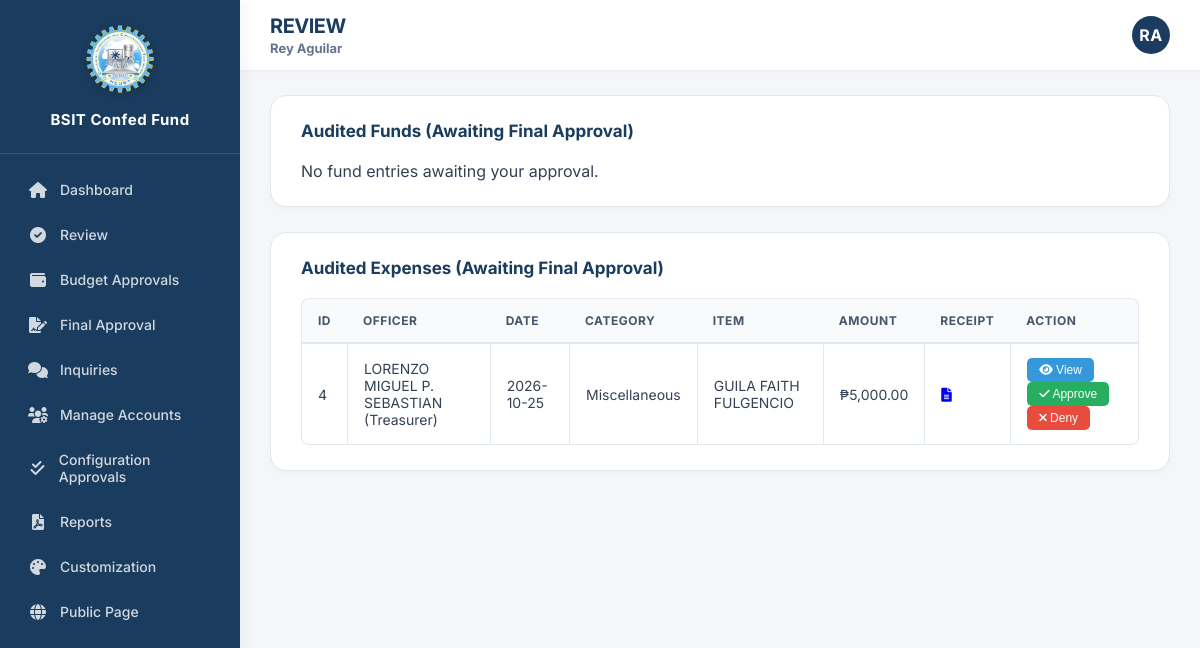
Page /admin/adviser/review.php (signed in) on the committed database.
### tables this page shows
CREATE TABLE `settings` (
  `id` int(11) NOT NULL DEFAULT 1,
  `org_name` varchar(100) NOT NULL DEFAULT 'BSIT Confederation',
  `org_short_name` varchar(50) NOT NULL DEFAULT 'BSIT Confed Fund',
  `logo_path` varchar(255) NOT NULL DEFAULT 'assets/images/logo.png.webp',
  `primary_color` varchar(7) NOT NULL DEFAULT '#1a3c5e',
  `recovery_key` varchar(100) NOT NULL DEFAULT 'BSIT-ADMIN-2026'
);

CREATE TABLE `expenses` (
  `id` int(11) NOT NULL,
  `amount` decimal(10,2) NOT NULL,
  `category_id` int(11) NOT NULL,
  `payee` varchar(255) NOT NULL,
  `description` text DEFAULT NULL,
  `expense_date` date NOT NULL,
  `school_year` varchar(20) DEFAULT NULL,
  `event` varchar(100) DEFAULT NULL,
  `event_id` int(11) DEFAULT NULL,
  `budget_id` int(11) DEFAULT NULL,
  `fund_source` varchar(100) DEFAULT NULL,
  `receipt_path` varchar(255) DEFAULT NULL,
  `officer_id` int(11) NOT NULL,
  `status` enum('pending_audit','audited','mayor_approved','approved','denied') NOT NULL DEFAULT 'pending_audit',
  `reviewed_by` int(11) DEFAULT NULL,
  `audited_by` int(11) DEFAULT NULL,
  `mayor_approved_by` int(11) DEFAULT NULL,
  `reviewed_at` datetime DEFAULT NULL,
  `audited_at` datetime DEFAULT NULL,
  `mayor_approved_at` datetime DEFAULT NULL,
  `review_comment` text DEFAULT NULL,
  `audit_comment` text DEFAULT NULL,
  `mayor_comment` text DEFAULT NULL,
  `created_at` datetime DEFAULT current_timestamp(),
  `updated_at` datetime DEFAULT NULL ON UPDATE current_timestamp()
);

CREATE TABLE `officers` (
  `id` int(11) NOT NULL,
  `name` varchar(100) NOT NULL,
  `position` varchar(50) NOT NULL,
  `school_year` varchar(20) DEFAULT NULL,
  `is_active` tinyint(1) NOT NULL DEFAULT 1,
  `username` varchar(50) NOT NULL,
  `email` varchar(100) DEFAULT NULL,
  `password_hash` varchar(255) NOT NULL,
  `created_at` datetime DEFAULT current_timestamp(),
  `profile_picture` varchar(255) DEFAULT NULL
);

CREATE TABLE `categories` (
  `id` int(11) NOT NULL,
  `name` varchar(100) NOT NULL,
  `description` text DEFAULT NULL,
  `created_at` datetime DEFAULT current_timestamp(),
  `status` enum('pending','approved','denied') NOT NULL DEFAULT 'approved',
  `created_by` int(11) DEFAULT NULL,
  `reviewed_by` int(11) DEFAULT NULL,
  `reviewed_at` datetime DEFAULT NULL,
  `review_comment` text DEFAULT NULL
);

### admin/adviser/review.php (the view, shortened to what this page needs)
<?php
require_once '../../includes/auth.php';
$auditedFunds = $pdo->query(
    "SELECT f.*, o.name AS officer_name, o.position
     FROM funds f
     JOIN officers o ON f.officer_id = o.id
     WHERE f.status = 'audited'
     ORDER BY f.created_at ASC"
)->fetchAll();
$auditedExpenses = $pdo->query(
    "SELECT e.*, c.name AS category_name, o.name AS officer_name, o.position
     FROM expenses e
     JOIN categories c ON e.category_id = c.id
     JOIN officers o ON e.officer_id = o.id
     WHERE e.status = 'audited'
     ORDER BY e.created_at ASC"
)->fetchAll();
function buildDocs($receipt_path) {
    $docs = [];
    if (!empty($receipt_path)) {
        foreach (explode(',', $receipt_path) as $rec) {
            $rec = trim($rec);
            $ext = strtolower(pathinfo($rec, PATHINFO_EXTENSION));
            $isImage = in_array($ext, ['jpg','jpeg','png','gif']);
            $docs[] = [
                'name' => basename($rec),
                'type' => $isImage ? 'image' : 'pdf',
                'url'  => '../../' . $rec
            ];
        }
    }
    return $docs;
}
?>
<!DOCTYPE html>
<html>
<head>
    <link rel="stylesheet" href="../../assets/css/adviser.css">
    <link rel="stylesheet" href="https://cdnjs.cloudflare.com/ajax/libs/font-awesome/6.0.0-beta3/css/all.min.css">
</head>
<body>
<?php include $_SERVER['DOCUMENT_ROOT'] . '/bsit-fund-system-v2/includes/sidebar.php'; ?>
<div class="main-area">
   <?php
$pageSubtitle = ' <strong>' . htmlspecialchars($_SESSION['officer_name'] ?? $_SESSION['adviser_name'] ?? 'User') . '</strong>';
include $_SERVER['DOCUMENT_ROOT'] . '/bsit-fund-system-v2/includes/topbar.php';
?>
    <div class="page-content">
        <div class="card">
            <h3>Audited Funds (Awaiting Final Approval)</h3>
            <?php if (count($auditedFunds) == 0): ?>
                <p>No fund entries awaiting your approval.</p>
            <?php endif; ?>
        </div>
        <div class="card">
            <h3>Audited Expenses (Awaiting Final Approval)</h3>
            <?php if (count($auditedExpenses) == 0): ?>
                <p>No expense entries awaiting your approval.</p>
            <?php else: ?>
                <table>
                    <tr><th>ID</th><th>Officer</th><th>Date</th><th>Category</th><th>Item</th><th>Amount</th><th>Receipt</th><th>Action</th></tr>
                    <?php foreach ($auditedExpenses as $e):
                        $docs = buildDocs($e['receipt_path']);
                        $viewData = [
                            'type' => 'Expense',
                            'status' => 'Audited — Awaiting Final Approval',
                            'submitted_by' => $e['officer_name'] . ' (' . $e['position'] . ')',
                            'category' => $e['category_name'],
                            'payee' => $e['payee'],
                            'amount' => number_format($e['amount'], 2),
                            'date' => $e['expense_date'],
                            'school_year' => $e['school_year'] ?? '—',
                            'fund_source' => $e['fund_source'] ?? '—',
                            'event' => $e['event'] ?? '—',
                            'description' => $e['description'] ?? '—',
                            'documents' => $docs
                        ];
                    ?>
                    <tr>
                        <td><?=$e['id']?></td>
                        <td><?=htmlspecialchars($e['officer_name'])?> (<?=$e['position']?>)</td>
                        <td><?=$e['expense_date']?></td>
                        <td><?=htmlspecialchars($e['category_name'])?></td>
                        <td><?=htmlspecialchars($e['payee'])?></td>
                        <td>₱<?=number_format($e['amount'],2)?></td>
                        <td>
                            <?php if(!empty($e['receipt_path'])): foreach(explode(',',$e['receipt_path']) as $rec): ?>
                                <a href="../../<?=trim($rec)?>" target="_blank"><i class="fas fa-file-alt"></i></a>
                            <?php endforeach; else: ?>—<?php endif; ?>
                        </td>
                        <td>
                            <button type="button" class="btn-view" onclick='openViewModal(<?= htmlspecialchars(json_encode($viewData), ENT_QUOTES) ?>)'><i class="fas fa-eye"></i> View</button>
                            <button type="button" class="btn-approve" onclick='openApproveModal("expense", <?= $e["id"] ?>, "Expense #<?= $e["id"] ?> (₱<?= number_format($e["amount"],2) ?>)" )'><i class="fas fa-check"></i> Approve</button>
                            <button type="button" class="btn-deny" onclick='openDenyModal("expense", <?= $e["id"] ?>, "Expense #<?= $e["id"] ?> (₱<?= number_format($e["amount"],2) ?>)" )'><i class="fas fa-times"></i> Deny</button>
                        </td>
                    </tr>
                    <?php endforeach; ?>
                </table>
            <?php endif; ?>
        </div>
    </div>
</div>
</body>
</html>

### includes/sidebar.php (shortened to what this page needs)
<?php
require_once __DIR__ . '/functions.php';
$base = '/bsit-fund-system-v2';
$isAdviser = isset($_SESSION['adviser_id']);
$sysSettings = getSettings($pdo);
$sysLogo = $base . '/' . ltrim($sysSettings['logo_path'], '/');
$sysName = $sysSettings['org_short_name'] ?? 'BSIT Confed Fund';
?>
<div class="sidebar" id="appSidebar">
    <div class="logo">
        <img src="<?= $sysLogo ?>" alt="Logo">
        <span><?= htmlspecialchars($sysName) ?></span>
    </div>
    <div class="nav-menu">
        <?php if ($isAdviser): ?>
            <a href="<?= $base ?>/admin/adviser/dashboard.php"><i class="fas fa-home"></i> Dashboard</a>
            <a href="<?= $base ?>/admin/adviser/review.php"><i class="fas fa-check-circle"></i> Review</a>
            <a href="<?= $base ?>/admin/adviser/budget_approvals.php"><i class="fas fa-wallet"></i> Budget Approvals</a>
            <a href="<?= $base ?>/admin/adviser/final_approval.php"><i class="fas fa-file-signature"></i> Final Approval</a>
            <a href="<?= $base ?>/admin/adviser/inquiries.php"><i class="fas fa-comments"></i> Inquiries</a>
            <a href="<?= $base ?>/admin/adviser/manage_accounts.php"><i class="fas fa-users-cog"></i> Manage Accounts</a>
            <a href="<?= $base ?>/admin/adviser/config_approvals.php"><i class="fas fa-check-double"></i> Configuration Approvals</a>
            <a href="<?= $base ?>/admin/download_report.php"><i class="fas fa-file-pdf"></i> Reports</a>
            <a href="<?= $base ?>/admin/adviser/customization.php"><i class="fas fa-palette"></i> Customization</a>
        <?php endif; ?>
        <a href="<?= $base ?>/public/index.php"><i class="fas fa-globe"></i> Public Page</a>
    </div>
</div>

### assets/css/adviser.css (style rules this page uses)
* { margin: 0; padding: 0; box-sizing: border-box; }
body { font-family: 'Inter', 'Segoe UI', Arial, sans-serif; background: #f4f6f9; color: #334155; -webkit-font-smoothing: antialiased; }
.sidebar { position: fixed; left: 0; top: 0; width: 240px; height: 100vh; background: var(--theme-primary, #1a3c5e); color: #fff; display: flex; flex-direction: column; box-shadow: 4px 0 15px rgba(0,0,0,0.05); z-index: 1000; transition: background-color 0.3s ease; }
.sidebar .logo { padding: 24px 20px; text-align: center; border-bottom: 1px solid rgba(255, 255, 255, 0.1); }
.sidebar .logo img { width: 70px; height: auto; margin-bottom: 12px; filter: drop-shadow(0 2px 4px rgba(0,0,0,0.2)); }
.sidebar .logo span { display: block; font-size: 15px; font-weight: 700; letter-spacing: 0.5px; }
.sidebar .nav-menu { flex: 1; padding: 15px 12px; overflow-y: auto; }
.sidebar .nav-menu a { display: flex; align-items: center; gap: 12px; color: rgba(255, 255, 255, 0.8); padding: 12px 16px; margin-bottom: 4px; text-decoration: none; border-radius: 8px; font-size: 14px; font-weight: 500; transition: all 0.2s ease; }
.sidebar .nav-menu a i { width: 20px; text-align: center; font-size: 16px; }
.main-area { margin-left: 240px; min-height: 100vh; display: flex; flex-direction: column; }
.page-content { padding: 25px 30px; flex: 1; }
.card { background: #ffffff; border-radius: 16px; border: 1px solid #e2e8f0; box-shadow: 0 4px 6px -1px rgba(0, 0, 0, 0.02), 0 2px 4px -1px rgba(0, 0, 0, 0.02); padding: 25px 30px; margin-bottom: 25px; transition: box-shadow 0.2s ease; }
.card h3 { color: #1e293b; font-size: 17px; font-weight: 700; margin-bottom: 20px; }
table { width: 100%; border-collapse: separate; border-spacing: 0; }
th { background: #f8fafc; color: #475569; text-align: left; padding: 14px 16px; font-size: 12px; font-weight: 700; text-transform: uppercase; letter-spacing: 0.5px; border-bottom: 2px solid #e2e8f0; border-top: 1px solid #e2e8f0; }
th:first-child { border-top-left-radius: 8px; border-left: 1px solid #e2e8f0; }
th:last-child { border-top-right-radius: 8px; border-right: 1px solid #e2e8f0; }
td { padding: 14px 16px; border-bottom: 1px solid #e2e8f0; border-left: 1px solid #e2e8f0; font-size: 14px; color: #334155; vertical-align: middle; }
td:last-child { border-right: 1px solid #e2e8f0; }
tr:last-child td:first-child { border-bottom-left-radius: 8px; }
tr:last-child td:last-child { border-bottom-right-radius: 8px; }

### includes/shared_ui.php (style rules this page uses)
.btn-view { background: #3498db; color: #fff; padding: 5px 12px; border: none; border-radius: 5px; cursor: pointer; font-size: 12px; margin-right: 4px; }
.btn-approve { background: #27ae60; color: #fff; padding: 5px 12px; border: none; border-radius: 5px; cursor: pointer; font-size: 12px; margin-right: 4px; }
.btn-deny, .btn-delete { background: #e74c3c; color: #fff; padding: 5px 12px; border: none; border-radius: 5px; cursor: pointer; font-size: 12px; text-decoration: none; display: inline-block; }

### rows in the picture
settings: logo_path (picture), org_short_name "BSIT Confed Fund"
expenses: id "4", officer.name "LORENZO MIGUEL P. SEBASTIAN", officer.position "Treasurer", expense_date "2026-10-25", category.name "Miscellaneous", payee "GUILA FAITH FULGENCIO", amount "5,000.00"

### other values in the picture
$pageTitle "REVIEW"
$_SESSION['officer_name'] "Rey Aguilar"
$initials "RA"
